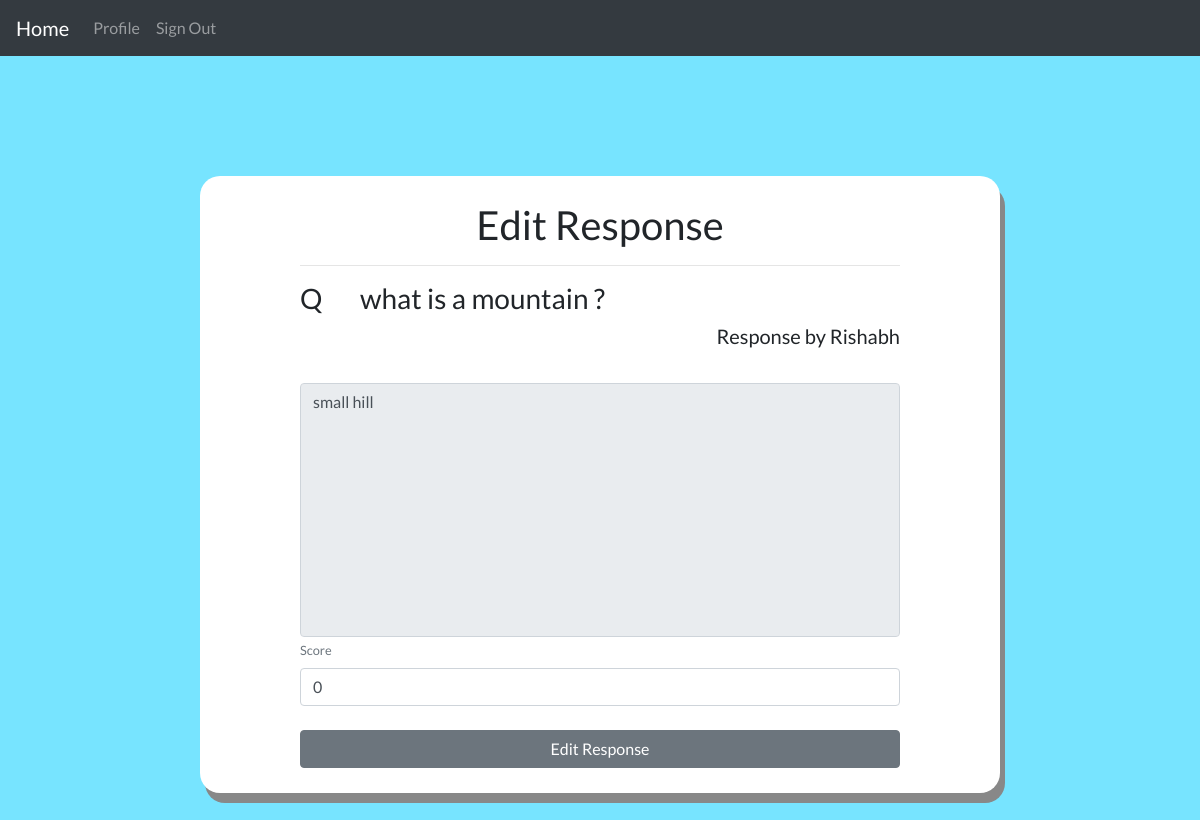
Page /quiz/response-update/gfh657dhf4 (signed in) on the earlier database version.
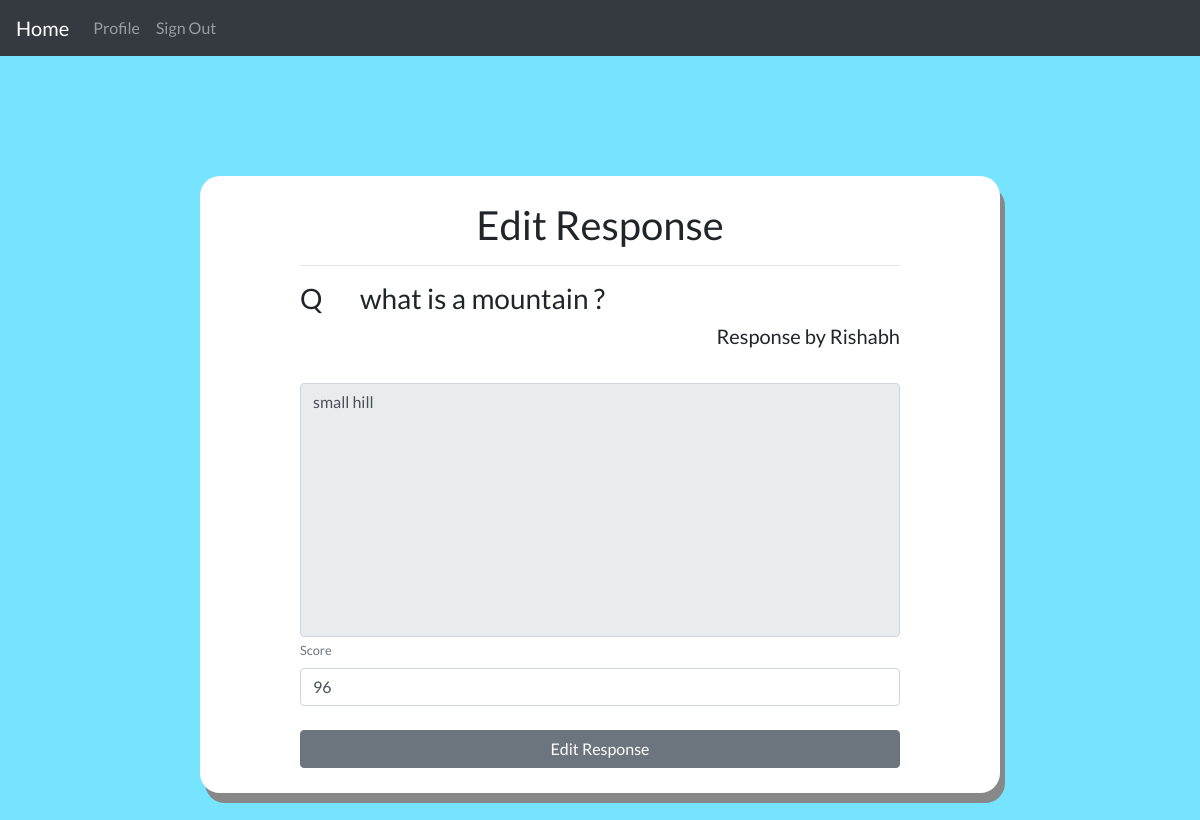
Same page on the later database version.
### quiz/models.py (models this page shows, shortened)
class Question(models.Model):
    author = models.ForeignKey(User, on_delete=models.CASCADE)
    title = models.CharField(max_length=200)
    model_answer = models.TextField(null=True)
    question_code = models.CharField(max_length=200, default=uuid4().hex[:6])
    slug = models.SlugField(max_length=255, null=True)
    date_added = models.DateTimeField(auto_now_add=True, null=True, blank=True)

class Response(models.Model):
    user = models.ForeignKey(User, null=False, on_delete=models.CASCADE)
    question = models.ForeignKey(
        Question, on_delete=models.CASCADE, related_name='responses')
    body = models.TextField(null=False)
    marks = models.IntegerField(default=0, validators=[
                                MinValueValidator(0), MaxValueValidator(100)])
    slug = models.SlugField(max_length=255, null=True)
    date_added = models.DateTimeField(auto_now_add=True, null=True, blank=True)

### user_auth/models.py (models this page shows, shortened)
class User(AbstractUser):
    first_name = models.CharField(max_length=200, null=True, blank=True)
    last_name = models.CharField(max_length=200, null=True, blank=True)
    username = models.CharField(max_length=200, unique=True)
    email = models.CharField(max_length=200, unique=True)
    slug = models.SlugField()
    is_teacher = models.BooleanField(default=False)

### quiz/views.py (the view, shortened to what this page needs)
class ResponseUpdateView(LoginRequiredMixin, UserPassesTestMixin, UpdateView):
    model = Response
    form_class = ResponseUpdateForm
    template_name = 'quiz/response_update.html'
    def get_context_data(self, **kwargs):
        context = super().get_context_data(**kwargs)
        context["question"] = self.object.question
        return context
    def test_func(self):
        if self.get_object().question.author == self.request.user:
            return True
        return False

### quiz/forms.py
class ResponseUpdateForm(forms.ModelForm):
    body = forms.CharField(widget=forms.Textarea, disabled=True)
    marks = forms.IntegerField(min_value=0, max_value=100)
    class Meta:
        model = Response
        fields = ['body', 'marks']

### quiz/templates/quiz/response_update.html (shortened to what this page needs)
{% extends 'layouts/quiz_page.html' %}
{% load widget_tweaks %}
{% block content %}
<div class="login my-auto">
    <form action="" method="POST" class="login-form">
        <div class="title text-center">
            <h1>Edit Response</h1>
            <hr>
        </div>
        <div class="ques-desc">
            <div class="question">
                <h3>Q</h3>
                <h3>{{question.title}}</h3>
            </div>
            <h5 class="text-right">Response by {{object.user}}</h5>
        </div>
        <div class="form-group my-1 input-field">
            {{form.body|add_class:"form-control"|attr:"placeholder:Answer"}}
            <label for="" class="small">Answer</label>
        </div>
        <div class="form-group my-1 input-field">
            {{form.marks|add_class:"form-control"|attr:"placeholder:Score"}}
            <label for="" class="small">Score</label>
        </div>
        <div class="mt-4">
            <button type="submit" class="btn btn-secondary w-100">Edit Response</button>
        </div>
    </form>
</div>
{% endblock %}

### quiz/templates/layouts/quiz_page.html (shortened to what this page needs)
{% load static %}
<!DOCTYPE html>
<html lang="en" dir="ltr">
<head>
    <link rel="stylesheet" href="https://stackpath.bootstrapcdn.com/bootstrap/4.3.1/css/bootstrap.min.css"
>
    <link rel="stylesheet" href="https://cdnjs.cloudflare.com/ajax/libs/font-awesome/5.15.1/css/all.min.css"
 />
    <link rel="stylesheet" href="{% static 'css/quiz_styles.css' %}" type="text/css">
</head>
<body>
    {% include 'custom/navbar.html' %}
    <div class="main-card">
        {% block content %}
        {% endblock %}
    </div>
</body>
</html>

### user_auth/templates/custom/navbar.html (shortened to what this page needs)
<nav class="navbar navbar-expand-lg navbar-dark bg-dark">
    <a class="navbar-brand" href="{% url 'home' %}">Home</a>
    <div class="collapse navbar-collapse" id="navbarNav">
        <ul class="navbar-nav">
            {% if request.user.is_authenticated %}
            <li class="nav-item">
                <a class="nav-link" href="{% url 'dashboard' %}">Profile</a>
            </li>
            <li class="nav-item">
                <a class="nav-link" href="{% url 'account_logout' %}">Sign Out</a>
            </li>
            {% endif %}
        </ul>
    </div>
</nav>

### static/css/quiz_styles.css (style rules this page uses)
body, html { height: 100%; -webkit-box-sizing: border-box; box-sizing: border-box; background-color: #77e4ff; font-family: "Lato", sans-serif; overflow-x: hidden; }
.main-card { max-width: 800px; border-radius: 20px; min-height: 400px; background-color: white; margin: 120px auto; -webkit-box-shadow: 5px 10px #888888; box-shadow: 5px 10px #888888; }
.login { padding: 25px; }
.question { display: -ms-grid; display: grid; -ms-grid-columns: 10% 90%; grid-template-columns: 10% 90%; }
.login-form { height: 100%; max-width: 600px; margin: auto; }
.login-form .input-field { display: -webkit-box; display: -ms-flexbox; display: flex; -webkit-box-orient: vertical; -webkit-box-direction: reverse; -ms-flex-direction: column-reverse; flex-direction: column-reverse; }
.login-form .input-field input:valid + label { color: #6c757d; }
.login-form .input-field label { color: white; }
.login-form .input-field textarea { resize: none; }

Differences in the rows shown:
changed Response "small hill": marks "0" → "96"
